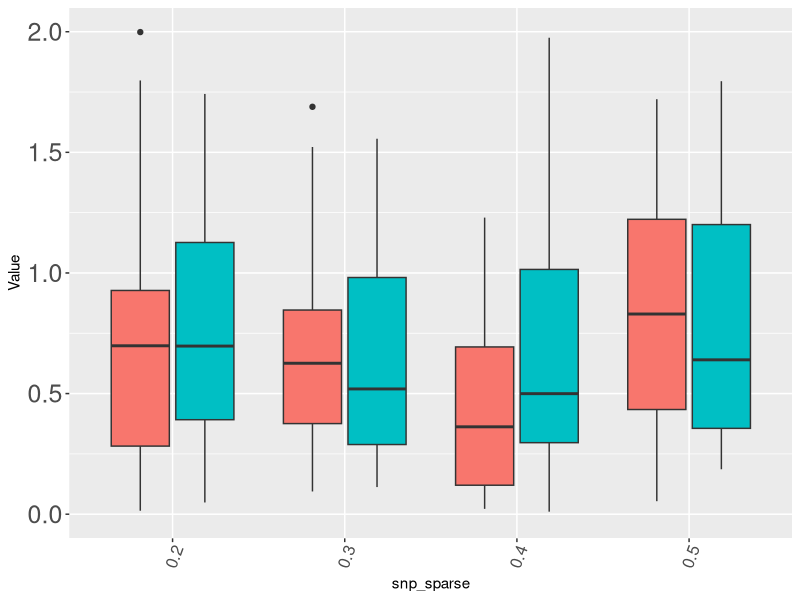
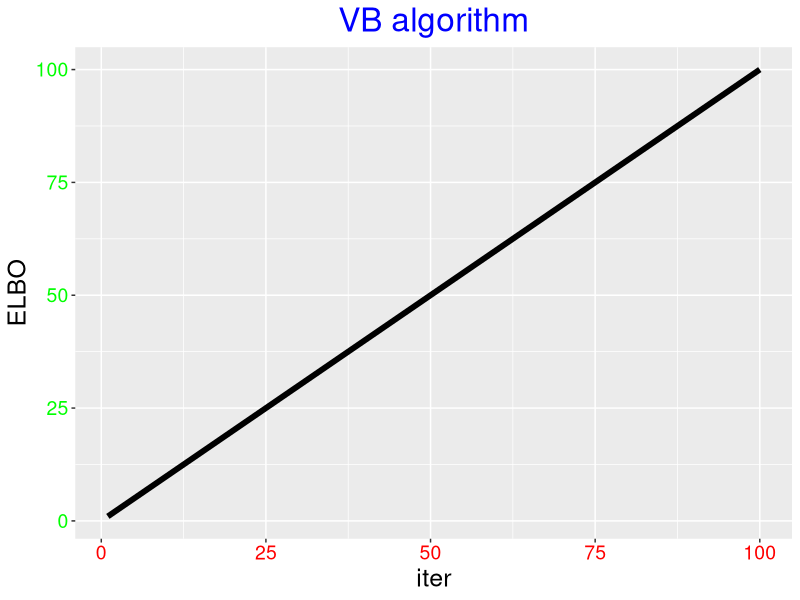
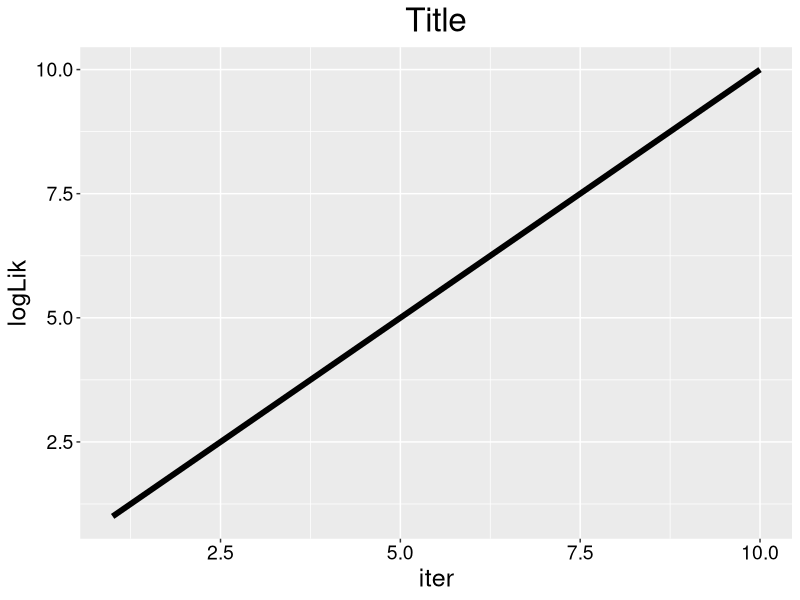

Write the R code that produced these figures, in order.
## ---- chunk 1
datafun <- function(mat1, mat2, xname, methodname){
  n1 <- dim(mat1)[1];
  n2 <- dim(mat2)[1];
  p <- dim(mat1)[2];
  suml <- (n1 + n2)*p
  data = as.data.frame(matrix(0, suml, 1))
  for(i in 1:p){
    data[((i - 1)*n1 + 1):(n1*i), 1] <- mat1[, i]
  }
  for(j in 1:p){
    data[(n1*p + (j - 1)*n2 + 1):(n1*p + n2*j), 1] <- mat2[, j]
  }
  colnames(data) = "Value"; 
  data$method = c(rep(methodname[1],  n1*p), rep(methodname[2], n2*p))
  data$snp_sparse =  c(rep(xname, each = n1), rep(xname, each = n2))
  return(data)
}
library("mvtnorm")
library("ggplot2")
n1 <- 50;
n2 <- 100;
p <- 4;
mat1 <- rmvnorm(n1, mean = rep(0, p), sigma = diag(p), method = "chol");
mat2 <- rmvnorm(n1, mean = rep(0, p), sigma = diag(p), method = "chol");
xname = c("0.2", "0.3", "0.4", "0.5");
methodname = c("method1","method2");
dat <- datafun(mat1, mat2, xname, methodname)
# 按照x的值分组画箱线图，并设置坐标字体大小
ggplot(dat, aes(x=snp_sparse, y=Value, fill=method)) + geom_boxplot(aes(fill=method)) +
  theme(axis.text.x = element_text(size = 12, angle=70, vjust=0.6)
,axis.text.y = element_text(size = 18),plot.title = element_text(hjust = 30,vjust=-40,size=14) 
,legend.position="none") +ylim(c(0,2))
## ---- chunk 2
elboPlot <- function(elbo_seq){
  library(ggplot2)
  p1 <- ggplot(data=data.frame(ELBO= elbo_seq, iter=1:length(elbo_seq)),
               aes(x=iter, y=ELBO))
  
  p1 + geom_line(size=2) + ggtitle("VB algorithm") +
    theme(plot.title = element_text(hjust = 0.5),
          axis.text.x=element_text(size=14,color="red"),
          axis.text.y=element_text(size=14, color="green"),
          axis.title.x = element_text(size=18, color='black'),
          axis.title.y = element_text(size=18, color='black'),
          title= element_text(size=20, color='blue')
    ) 
}
elboPlot(elbo_seq = 1:100)

single_line_Plot <- function(y, x=NULL, x.name="iter", y.name="logLik",
                             title.name="Title",title.col="black", title.size=20, x.axis.col='black', x.axis.size=14, y.axis.col='black', y.axis.size=14, xlab.size=18, ylab.size=18, line.size=2){
  library(ggplot2)
  if(is.null(x)) x <- 1:length(y)
  if(length(x) != length(y)) stop("x and y must have same length!")
  p1 <- ggplot(data=NULL,
               aes(x=x, y=y))
  
  p1 + geom_line(size=line.size) + ggtitle(title.name) + xlab(x.name) + ylab(y.name) +
    theme(plot.title = element_text(hjust = 0.5),
          axis.text.x=element_text(size=x.axis.size,color=x.axis.col),
          axis.text.y=element_text(size=y.axis.size, color=y.axis.col),
          axis.title.x = element_text(size=xlab.size, color='black'),
          axis.title.y = element_text(size=ylab.size, color='black'),
          title= element_text(size=title.size, color=title.col)
    ) 
}
single_line_Plot(1:10)


